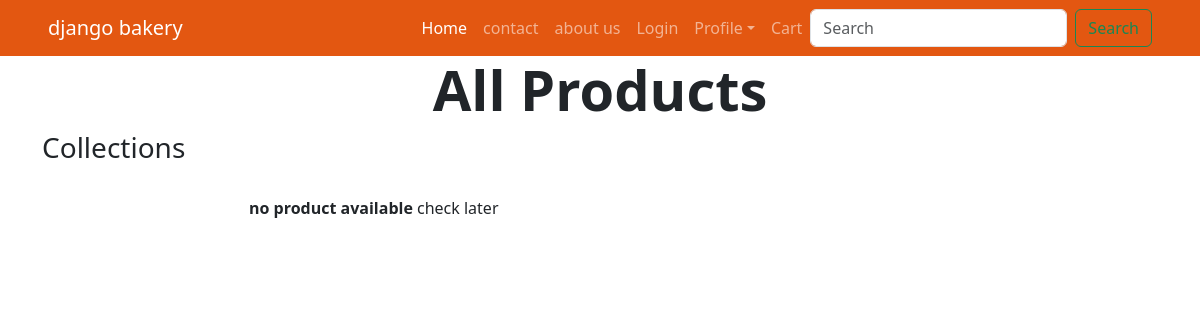
The page /product/all on the database as committed earlier.
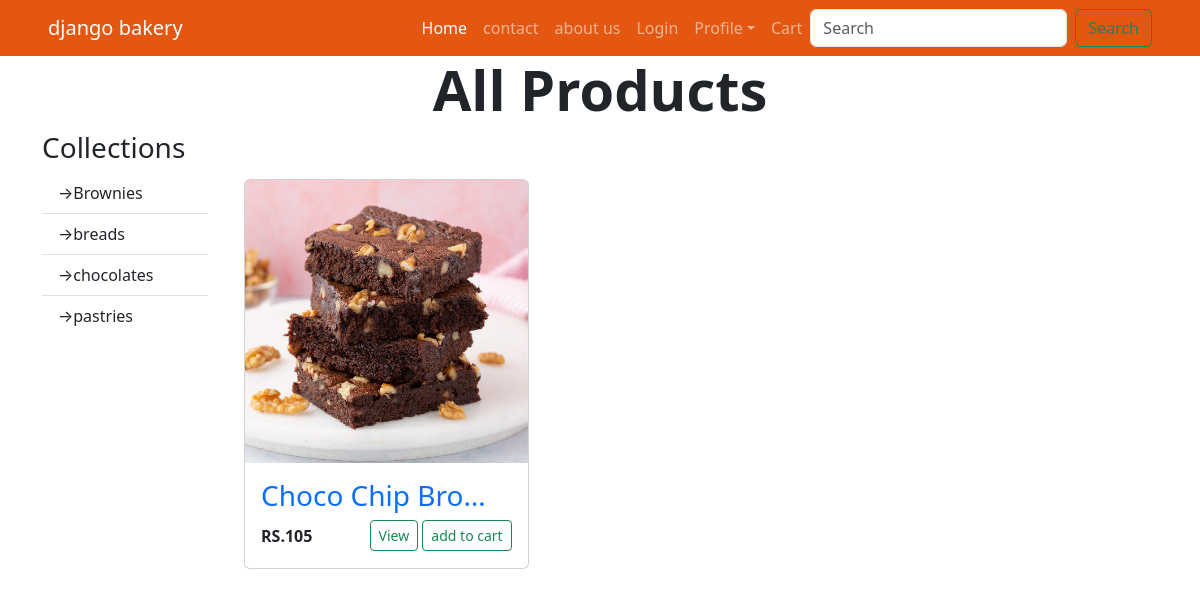
The same page on the database as committed later.
### inventory/models.py (models this page shows, shortened)
class Collection(models.Model):
    name = models.CharField( max_length=50)
    desc = models.TextField()
    image = models.ImageField( upload_to="Collection", blank=True,null=True)

class Product (models.Model):
    food_choices=(
        (0, 'egg'),
        (1, 'eggless')
    )
    collection = models.ForeignKey(Collection, on_delete=models.CASCADE, default=1)
    name = models.CharField(max_length=50)
    image = models.ImageField( upload_to="product")
    price = models.PositiveIntegerField(default=50)
    desc =models.TextField()
    food_type = models.IntegerField(choices=food_choices,default=0)
    qty = models.FloatField(default=50.00, null=True, blank=True)
    ingredients = models.TextField(null=True, blank=True)
    is_new = models.BooleanField(default=True)
    is_best_seller = models.BooleanField(default=False)
    is_available = models.BooleanField(default=True)

### inventory/views.py (the view)
# urls.py: path('product/all', views.product_list, name='product_all'),
def product_list(request):
    return render(request,'inventory/product_all.html', context={
        'products':Product.objects.all(),
        'collections':Collection.objects.all(),
    })

### cart/templatetags/cart_tags.py (called while the page is built)
@register.simple_tag(takes_context=True)
def count_cart_items(context):
    request = context.get('request')
    user = request.user
    if user.is_authenticated:
        if Cart.objects.filter(user=user).exists():
            cart = Cart.objects.get(user=user)
            return CartItem.objects.filter(cart=cart).count()
    return 0

### templates/inventory/product_all.html (shortened to what this page needs)
{% extends 'layout/base.html' %}
{% load static %}
{% block content %}
<div class="container-fluid px-0 mx-0">
    <div class="row mx-0">
        <div class="col text-center px-0">
            <h1 class="display-4 fw-bold"> All Products</h1>
        </div>
    </div>
</div>
<div class="container">
    <div class="row">
        <div class="col-md-2">
            <h3>Collections</h3>
            <ul class="list-group list-group-flush">
                {% for col in collections %}
                <li class="list-group-item">
                    <a href=" {% url 'collection_detail' col.id %}" class="nav-link"> &rightarrow;{{col.name}}</a>
                </li>
                {% endfor %}
            </ul>
        </div>
        <div class="col-md-10">
            <div class="container-fluid my-5">
                <div class="row">
                    {% for prd in products %}
                    <div class="col-md-4">
                        <div class="card">
                            <a href="{% url 'product_detail' prd.id %}" class="text-decoration-nine">
                            <img src="{{prd.image.url}}" alt="" class="card-img-top">
                            </a>
                            <div class="card-body">
                                <h3>
                                <a href="{% url 'product_detail' prd.id %}" class="text-decoration-none">
                                {{prd.name|truncatechars:15}}
                                </a>
                                </h3>
                                <div class="d-flex justify-content-between">
                                    <p class="fw-bold my-1">RS.{{prd.price}}</p>
                                    <div class="">
                                        <a href="{% url 'product_detail' prd.id %}" class="btn btn-outline-success btn-sm">
                                            View
                                        </a>
                                    <a hx-get="{% url 'add_to_cart' prd.id %}" class="btn btn-outline-success btn-sm"> add to cart</a>
                                </div>
                                </div>
                            </div>
                        </div>
                    </div>
                    {% empty %}
                    <div class="alert alert-wgarnin" role="alert">
                        <strong> no product available</strong> check later
                    </div>
                    {% endfor %}
                </div>
            </div>
        </div>
    </div>
</div>
{% endblock content %}

Rows that differ between the two databases and show on the page:
added Collection: name "Brownies"
added Collection: name "breads"
added Collection: name "chocolates"
added Collection: name "pastries"
added Product: image (picture), name "Choco Chip Bro…", price "105"
Other text that changed with them:
text no longer shown: "no product available check later"
